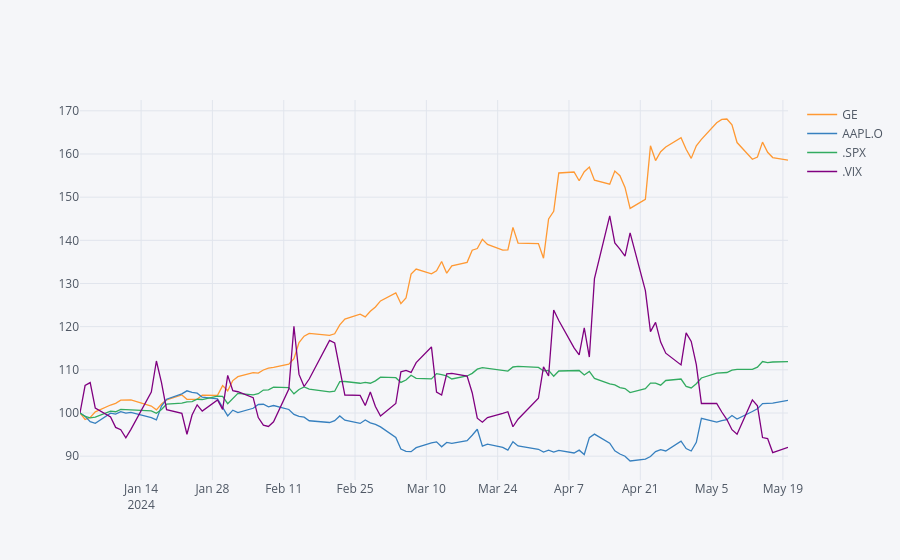

Here is the notebook cell this chart was saved with:
### Code cell
data.normalize().iplot(kind='lines')
